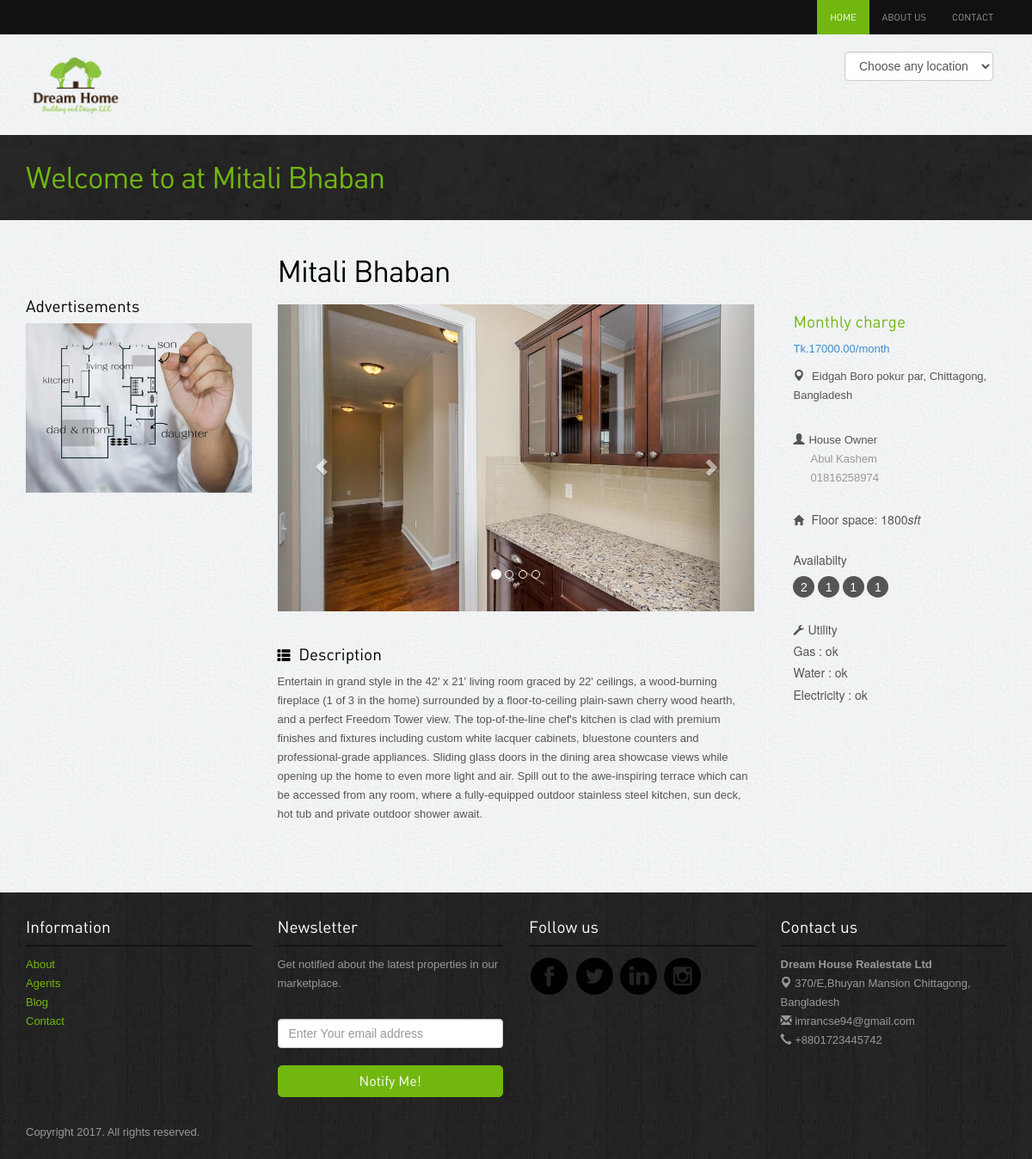
The page /property-detail.php?prodId=4&apprt_name=Mitali Bhaban on the database its author committed.
### tables this page shows
CREATE TABLE `property` (
  `id` int(11) NOT NULL,
  `name` varchar(50) NOT NULL,
  `charge` decimal(15,2) NOT NULL,
  `address` varchar(100) NOT NULL,
  `floor_space` decimal(10,2) NOT NULL,
  `gas` varchar(50) NOT NULL,
  `water` varchar(50) NOT NULL,
  `electricity` varchar(50) NOT NULL,
  `image1` text NOT NULL,
  `image2` text NOT NULL,
  `image3` text NOT NULL,
  `image4` text NOT NULL,
  `city` varchar(50) NOT NULL,
  `updated` timestamp NOT NULL DEFAULT CURRENT_TIMESTAMP ON UPDATE CURRENT_TIMESTAMP,
  `property_type` varchar(30) NOT NULL,
  `description` text NOT NULL,
  `owner_name` varchar(50) NOT NULL,
  `owner_contact` varchar(20) NOT NULL,
  `bed_room` int(11) NOT NULL,
  `wash_room` int(11) NOT NULL,
  `living_room` int(11) NOT NULL,
  `kitchen` int(11) NOT NULL,
  `parking` int(11) NOT NULL
);

### property-detail.php (the view, shortened to what this page needs)
<?php include'include/header.php'; ?>
<?php
$userId = $_REQUEST['prodId'];
$apprt_name = $_REQUEST['apprt_name'];
$sql = "select * from property where id = $userId";
$result = mysqli_query($db, $sql);
?>
<div class="inside-banner">
    <div class="container">
        <marquee><h2 style="color: #72b70f;">Welcome to at <?php echo$apprt_name;?></h2></marquee>
    </div>
</div>
<div class="container">
    <div class="properties-listing spacer">
        <div class="row">
            <div class="col-lg-3 col-sm-4 hidden-xs">
                <div class="advertisement">
                    <h4>Advertisements</h4>
                    <img src="images/advertisements.jpg" class="img-responsive" alt="advertisement">
                </div>
            </div>
            <div class="col-lg-9 col-sm-8 ">
                <?php
                while ($row = mysqli_fetch_assoc($result)) {
                    ?>
                <h2><?php echo$row['name']; ?></h2>
                    <div class="row">
                        <div class="col-lg-8">
                            <div class="property-images">
                                <div id="myCarousel" class="carousel slide" data-ride="carousel">
                                    <ol class="carousel-indicators hidden-xs">
                                        <li data-target="#myCarousel" data-slide-to="0" class="active"></li>
                                        <li data-target="#myCarousel" data-slide-to="1" class=""></li>
                                        <li data-target="#myCarousel" data-slide-to="2" class=""></li>
                                        <li data-target="#myCarousel" data-slide-to="3" class=""></li>
                                    </ol>
                                    <div class="carousel-inner">
                                        <div class="item active">
                                            <img src="uploads/<?php echo$row['image1']; ?>" class="properties" alt="properties" />
                                        </div>
                                    </div>
                                    <a class="left carousel-control" href="#myCarousel" data-slide="prev"><span class="glyphicon glyphicon-chevron-left"></span></a>
                                    <a class="right carousel-control" href="#myCarousel" data-slide="next"><span class="glyphicon glyphicon-chevron-right"></span></a>
                                </div>
                            </div>
                            <div class="spacer"><h4><span class="glyphicon glyphicon-th-list"></span> Description</h4>
                                <?php echo$row['description']; ?>
                            </div>
                        </div>
                        <div class="col-lg-4">
                            <div class="col-lg-12  col-sm-6">
                                <div class="property-info">
                                    <h4 style="color: #72b70f;">Monthly charge</h4>
                                    <p class="text-primary">Tk.<?php echo$row['charge']; ?>/month</p>
                                    <p class="area"><span class="glyphicon glyphicon-map-marker"></span> <?php echo$row['address']; ?>, <?php echo$row['city']; ?>, Bangladesh</p>
                                    <div class="profile">
                                        <span class="glyphicon glyphicon-user"></span>House Owner
                                        <p><?php echo$row['owner_name']; ?><br><?php echo$row['owner_contact']; ?></p>
                                    </div>
                                </div>
                                <h6><span class="glyphicon glyphicon-home"></span> Floor space: <?php echo(int)($row['floor_space']);?><i>sft</i></h6>
                                 <br>
                                <h6> Availabilty</h6>
                                <div class="listing-detail">
                                    <span data-toggle="tooltip" data-placement="bottom" data-original-title="Bed Room"><?php if (isset($row['bed_room']))
                        echo$row['bed_room'];
                    else
                        echo 0;
                        ?></span> <span data-toggle="tooltip" data-placement="bottom" data-original-title="Living Room"><?php if (isset($row['living_room']))
                                        echo$row['living_room'];
                                    else
                                        echo 0;
                                    ?></span> <span data-toggle="tooltip" data-placement="bottom" data-original-title="Parking"><?php if (isset($row['parking']))
                                        echo$row['parking'];
                                    else
                                        echo 0;
                        ?></span> <span data-toggle="tooltip" data-placement="bottom" data-original-title="Kitchen"><?php if (isset($row['kitchen']))
                        echo$row['kitchen'];
                    else
                        echo 0;
                    ?></span> </div>
                                <h6><span class="glyphicon glyphicon-wrench"></span>Utility</h6>
                                <div class="profile">
                                    <h6>Gas&nbsp;:&nbsp;<?php echo$row['gas'];?></h6>
                                    <h6>Water&nbsp;:&nbsp;<?php echo$row['water'];?></h6>
                                    <h6>Electricity&nbsp;:&nbsp;<?php echo$row['electricity'];?></h6>
                                </div>
                            </div>
                            <?php
                        }
                        ?>
                        <div class="col-lg-12 col-sm-6 ">
                        </div>
                    </div>
                </div>
            </div>
        </div>
    </div>
</div>
<?php include'include/footer.php'; ?>

### assets/style.css (style rules this page uses)
body { color:#555; font:normal 13px/22px Arial; background:url(../images/bgmain.png) #eee; }
h1,h2,h3,h4,h5 { font-weight:normal; font-family: din;margin: 0;padding: 0;color: #000 }
h2 { font-size: 35px; letter-spacing: -1px;margin-bottom: 20px; }
h4 { margin: 10px 0; font-size: 19px; }
h6 { margin: 0 0 10px 0; font-size: 14px; }
h4 span { margin-right: 5px; font-size: 15px; }
h6 span { margin-right: 5px; font-size: 12px; }
p { margin-bottom: 30px; }
a { color:#72b70f; text-decoration:none;outline: none; }
.spacer { margin-top: 40px;margin-bottom:40px; }
.listing-detail { margin-bottom: 30px; }
.listing-detail span { color: #fff; width: 25px; height: 25px; background-color: #555;display: inline-block;border-radius:25px; text-align: center;line-height: 26px; font-size: 14px;cursor: crosshair; }
.inside-banner { background:url(../images/bginside.jpg) #222;color: #fff; padding: 30px 0; }
.inside-banner h2 { margin: 0; color: #fff; }
.property-info { margin:0 0 30px 0; }
.property-info span { margin-right: 5px; }
.property-info p { margin-bottom:10px; }
.property-info .profile { margin-top: 30px; }
.property-info .profile p { padding-left: 20px; color: #999; }

### rows shown on the page
property: name "Mitali Bhaban", image1 (picture), description "Entertain in grand style in the 42' x 21' living room graced by 22' ceilings, a wood-burning fireplace (1 of 3 in the home) surrounded by a floor-to-ceiling plain-sawn cherry wood hearth, and a perfect Freedom Tower view. The top-of-the-line chef's kitchen is clad with premium finishes and fixtures including custom white lacquer cabinets, bluestone counters and professional-grade appliances. Sliding glass doors in the dining area showcase views while opening up the home to even more light and air. Spill out to the awe-inspiring terrace which can be accessed from any room, where a fully-equipped outdoor stainless steel kitchen, sun deck, hot tub and private outdoor shower await.", charge "17000.00", address "Eidgah Boro pokur par", city "Chittagong", owner_name "Abul Kashem", owner_contact "01816258974", floor_space "1800", bed_room "2", living_room "1", parking "1", kitchen "1", gas "ok", water "ok", electricity "ok"

### other values the page prints
$apprt_name "Mitali Bhaban"
